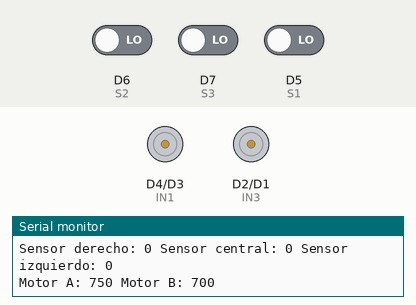
Bench run of a program on a simulated ESP8266 (NodeMCU). Shown: motor-driver pin pairs drawn as motors (green arrow = first pin HIGH = forward, orange = second pin HIGH = backward, longer = more drive), the last lines printed to the serial monitor. The inputs (shaded band) are chosen by the test bench; at power-on: D6 (S2) LOW, D7 (S3) LOW, D5 (S1) LOW.

Above: at 1.2 s.
1.3 s: D6 (S2) driven HIGH
At 2.5 s:
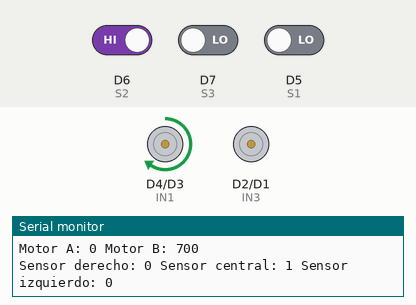
2.9 s: D7 (S3) driven HIGH
At 4.0 s:
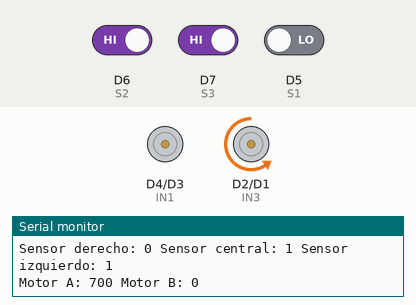
4.5 s: D5 (S1) driven HIGH
At 5.4 s:
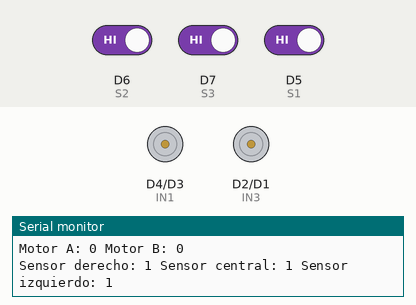
7.5 s: D6 (S2) driven LOW
At 8.2 s:
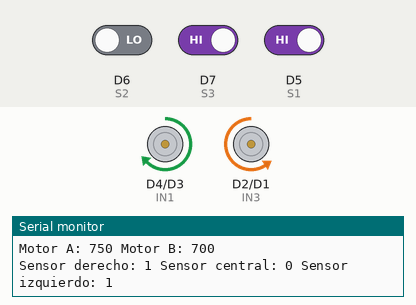
9.1 s: D5 (S1) driven LOW
At 10.3 s:
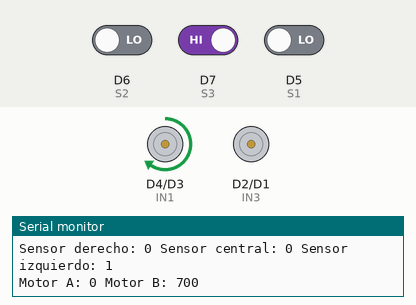
12.1 s: D7 (S3) driven LOW
Timing chart, 0 to 15.1 s (numbered marks = the images above; inputs shaded):
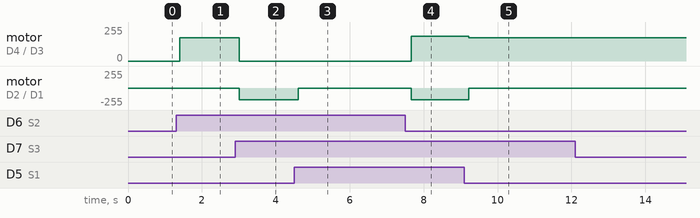

The program:

main.cpp
```cpp
#include <Arduino.h>
/* Seguidor de linea, usa un DRV8833 */

/*
D0 = sleepPin (EEP)
D1 = IN4
D2 = IN3
D3 = IN2
D4 = IN1
D8 = DIAGPING //Este es un pulldown, low es error

//Y para los sensores
D5 = S1 //Derecha
D6 = S2 //Medio
D7 = S3 //Izq
 */
#define SLEEP_PIN D0
#define IN4 D1 // adelante
#define IN3 D2 // reversa
#define IN2 D3 // reversa
#define IN1 D4 // adelante
#define DIAGPIN D8
#define S1 D5 // derecha
#define S2 D6 // medio
#define S3 D7 // izquierda

// put function declarations here:
const int pwmFrequency = 20000; // PWM frequency in Hz
void reset()
{
  analogWrite(IN1, 0);
  analogWrite(IN2, 0);
  analogWrite(IN4, 0);
  analogWrite(IN3, 0);
}
void setup()
{
  // Start pin sleep as 1
  digitalWrite(D0, HIGH);

  // Set pines
  pinMode(SLEEP_PIN, OUTPUT);
  pinMode(IN4, OUTPUT);
  pinMode(IN3, OUTPUT);
  pinMode(IN2, OUTPUT);
  pinMode(IN1, OUTPUT);
  pinMode(DIAGPIN, INPUT);
  pinMode(S1, INPUT);
  pinMode(S2, INPUT);
  pinMode(S3, INPUT);
  analogWriteRange(1024);
  analogWriteFreq(pwmFrequency);

  Serial.begin(9700);
}

int actualSpeedMotorA = 0;
int actualSpeedMotorB = 0;
// funcion moverAdelante activa ambos motores

void moverAdelante()
{
  reset();
  analogWrite(IN1, actualSpeedMotorA);
  analogWrite(IN4, actualSpeedMotorB);
}
void girarIzquierda()
{
  reset();
  analogWrite(IN1, actualSpeedMotorB);
  analogWrite(IN4, actualSpeedMotorA);
}
void girarDerecha()
{
  reset();
  analogWrite(IN1, actualSpeedMotorB);
  analogWrite(IN4, actualSpeedMotorA);
}
void stop()
{
  analogWrite(IN1, 0);
  analogWrite(IN2, 0);
  analogWrite(IN4, 0); //
  analogWrite(IN3, 0);
}

void seguirLinea()
{
  int sensorDerecho = digitalRead(S1);
  int sensorIzquierdo = digitalRead(S3);
  int sensorCentral = digitalRead(S2);
  Serial.print("Sensor derecho: ");
  Serial.print(sensorDerecho);
  Serial.print(" Sensor central: ");
  Serial.print(sensorCentral);
  Serial.print(" Sensor izquierdo: ");
  Serial.println(sensorIzquierdo);

  // Estado de los motores
  Serial.print("Motor A: ");
  Serial.print(actualSpeedMotorA);
  Serial.print(" Motor B: ");
  Serial.println(actualSpeedMotorB);

  if (sensorIzquierdo == HIGH && sensorCentral == HIGH && sensorDerecho == HIGH)
  {
    // Caso 1: Todos los sensores están en HIGH
    actualSpeedMotorA = 0;
    actualSpeedMotorB = 0;
    stop();
  }
  else if (sensorIzquierdo == HIGH && sensorCentral == HIGH && sensorDerecho == LOW)
  {
    // Caso 2: Sensor derecho está en LOW, los demás en HIGH
    actualSpeedMotorA = 700; // Ajusta la velocidad de los motores según sea necesario
    actualSpeedMotorB = 0;
    // girarIzquierda();
    girarDerecha();
  }
  else if (sensorIzquierdo == HIGH && sensorCentral == LOW && sensorDerecho == HIGH)
  {
    // Caso 3: Sensor central está en LOW, los demás en HIGH
    actualSpeedMotorA = 750;
    actualSpeedMotorB = 700;
    moverAdelante();
  }
  else if (sensorIzquierdo == HIGH && sensorCentral == LOW && sensorDerecho == LOW)
  {
    // Caso 4: Sensor central y derecho están en LOW, izquierdo en HIGH
    actualSpeedMotorA = 0;
    actualSpeedMotorB = 700; // Ajusta la velocidad de los motores según sea necesario
    girarIzquierda();
  }
  else if (sensorIzquierdo == LOW && sensorCentral == HIGH && sensorDerecho == HIGH)
  {
    // Caso 5: Sensor izquierdo está en LOW, los demás en HIGH
    actualSpeedMotorA = 0; // Ajusta la velocidad de los motores según sea necesario
    actualSpeedMotorB = 700;
    girarDerecha();
  }
  else if (sensorIzquierdo == LOW && sensorCentral == HIGH && sensorDerecho == LOW)
  {
    // Caso 6: Sensor izquierdo y derecho están en LOW, central en HIGH
    actualSpeedMotorA = 0;
    actualSpeedMotorB = 700; // Ajusta la velocidad de los motores según sea necesario
    girarIzquierda();
  }
  else if (sensorIzquierdo == LOW && sensorCentral == LOW && sensorDerecho == HIGH)
  {
    // Caso 7: Sensor izquierdo y central están en LOW, derecho en HIGH
    actualSpeedMotorA = 700;
    actualSpeedMotorB = 700;
    moverAdelante();
  }
  else if (sensorIzquierdo == LOW && sensorCentral == LOW && sensorDerecho == LOW)
  {
    // Caso 8: Todos los sensores están en LOW
    actualSpeedMotorA = 750;
    actualSpeedMotorB = 700;

    // Realizar alguna 700ón cuando se encuentra una intersección o límite
  }
  else
  {
    // Caso 9: Otro caso
    actualSpeedMotorA = 0; // Detener motores
    actualSpeedMotorB = 0;
    stop();
  }
}
void loop()
{
  seguirLinea();
  // delay(50);
}

// put function definitions here:
```

Measured:
- after the input at 1.3 s, motor on D4 (IN1) / D3 (IN2): stopped → forward 174/255 after 0.10 s
- after the input at 2.9 s, motor on D4 (IN1) / D3 (IN2): forward 174/255 → stopped after 0.11 s; motor on D2 (IN3) / D1 (IN4): stopped → backward 174/255 after 0.11 s
- after the input at 4.5 s, motor on D2 (IN3) / D1 (IN4): backward 174/255 → stopped after 0.11 s
- after the input at 7.5 s, motor on D4 (IN1) / D3 (IN2): stopped → forward 186/255 after 0.16 s; motor on D2 (IN3) / D1 (IN4): stopped → backward 174/255 after 0.16 s
- after the input at 9.1 s, motor on D4 (IN1) / D3 (IN2): forward 186/255 → forward 174/255 after 0.12 s; motor on D2 (IN3) / D1 (IN4): backward 174/255 → stopped after 0.12 s
